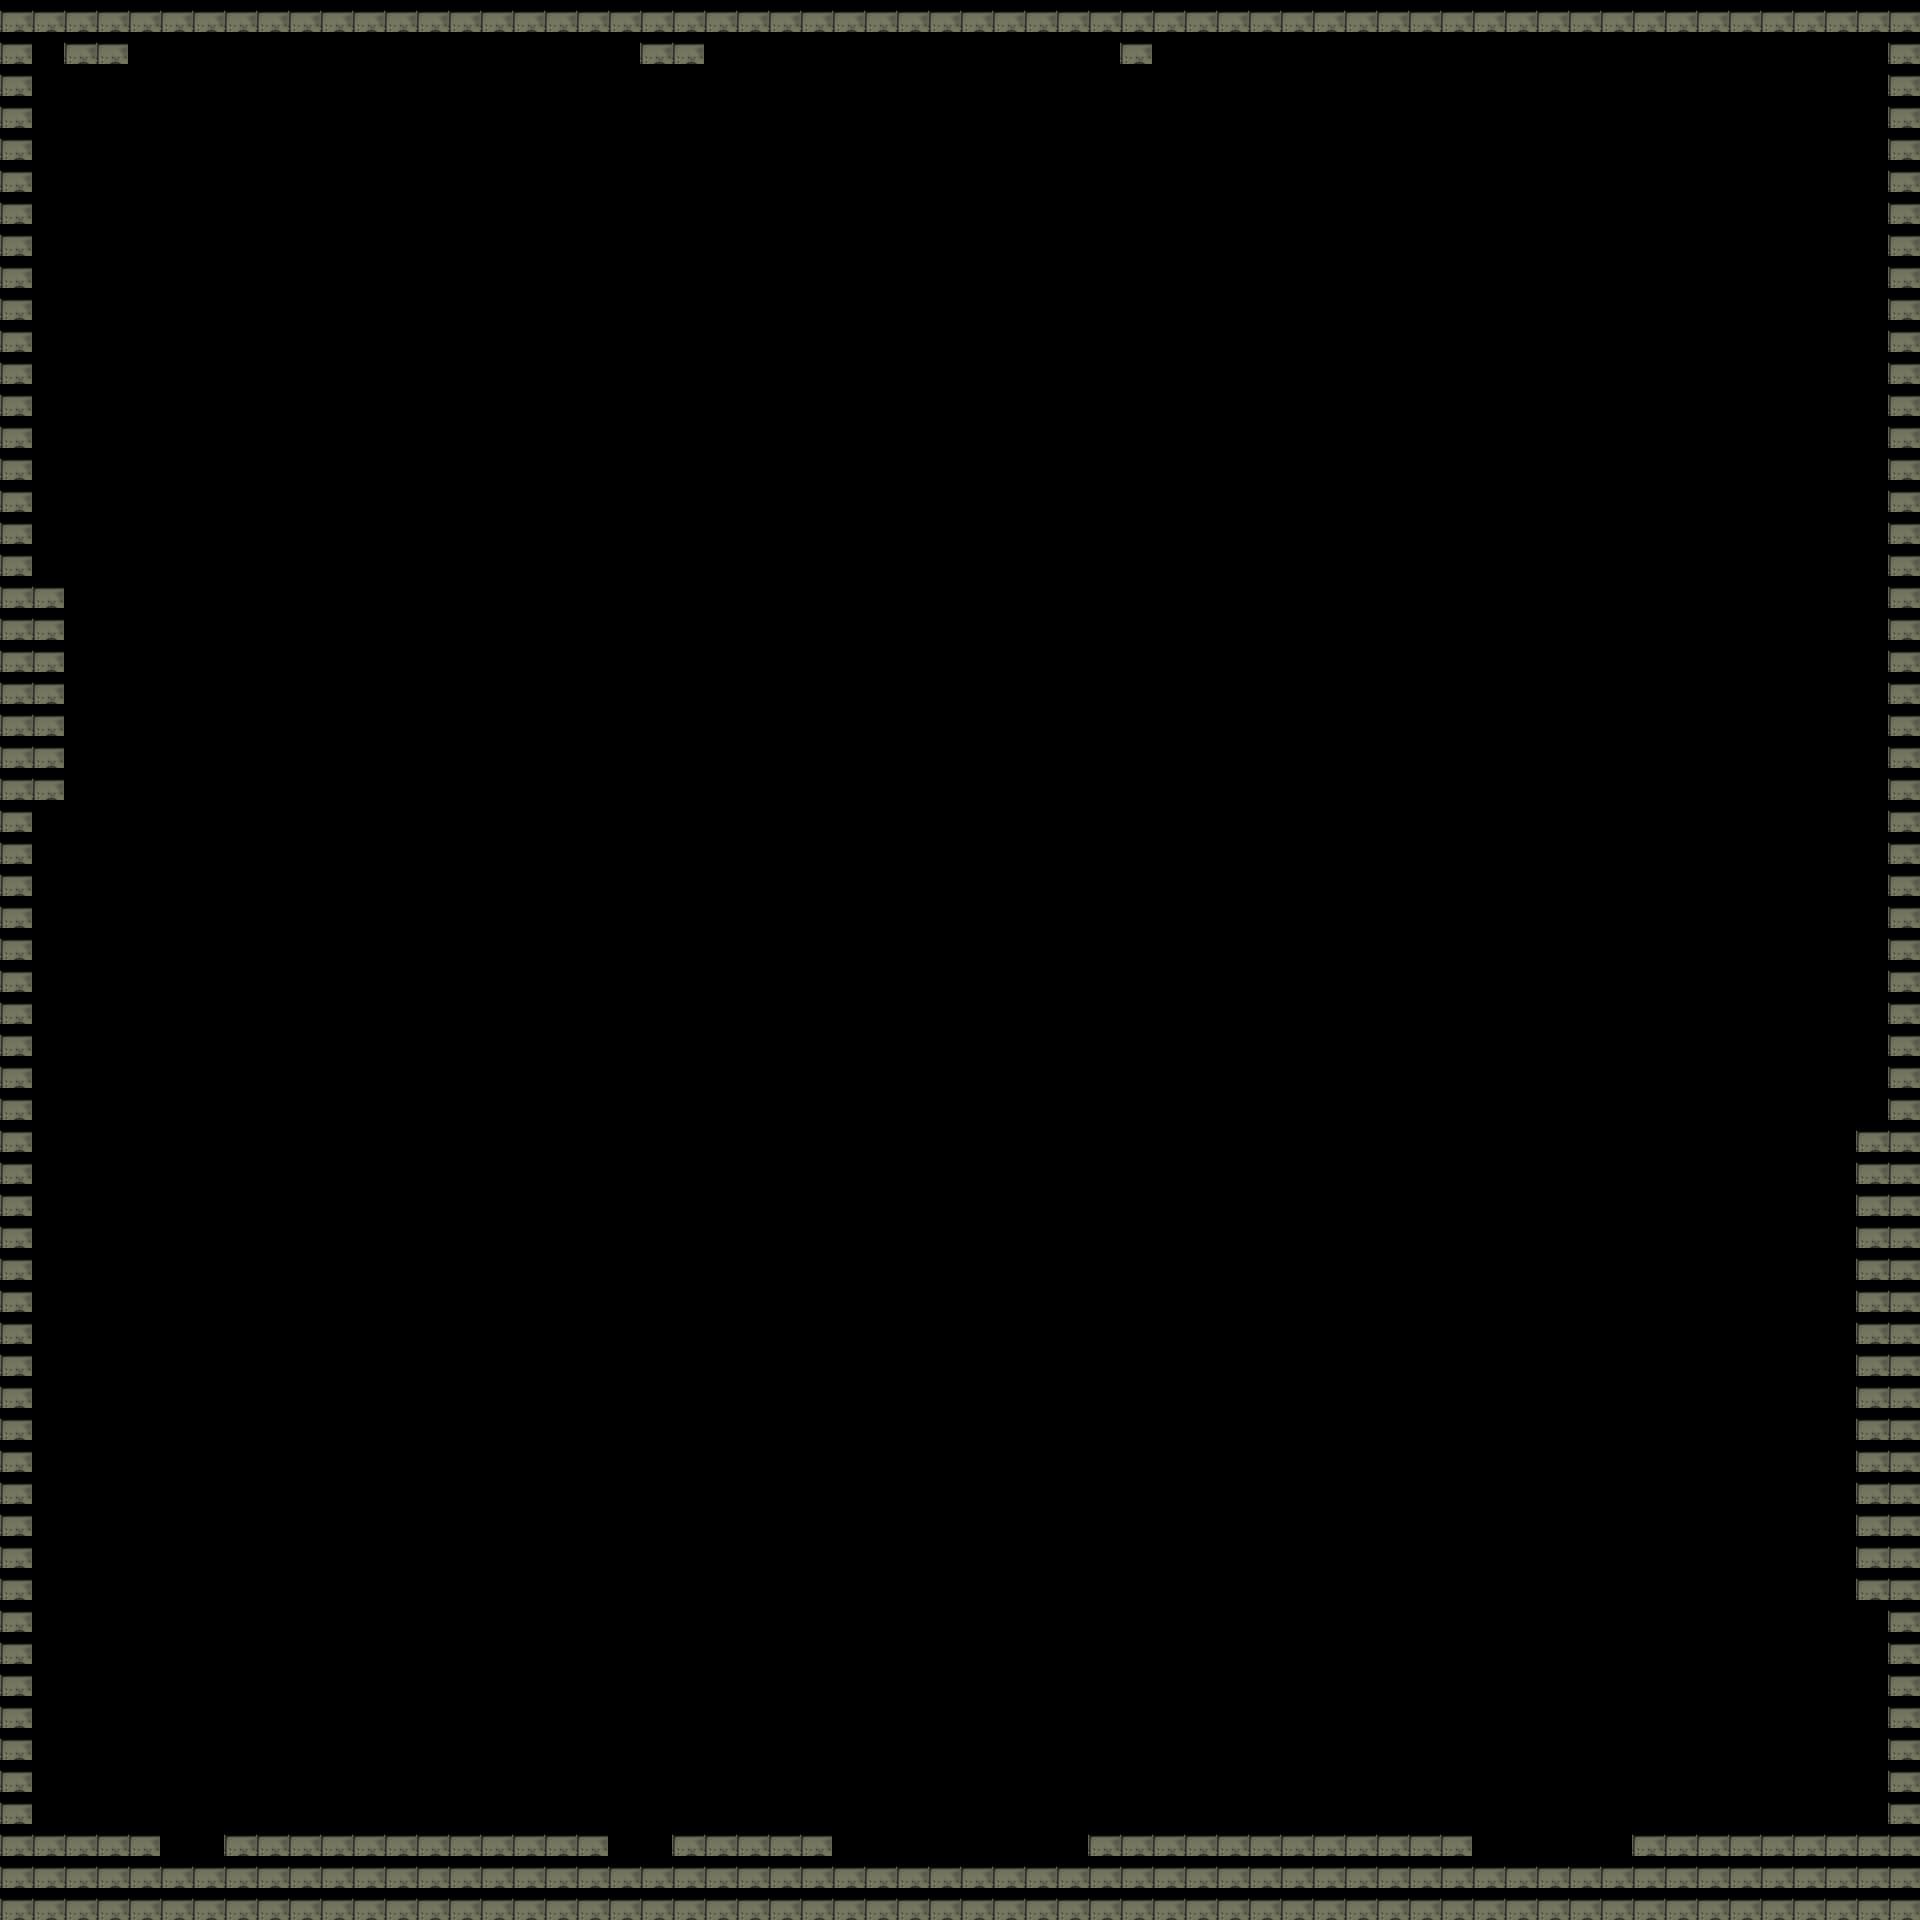

Below is a game level as drawn by its tile map, then a one-line description and the .tmx that defines it (tile-layer data replaced by summaries):
An orthogonal 60x60 tile map with 32x32 px tiles, 5 tile layers (Tile Layer 1, Tile Layer 2, Tile Layer 3, Tile Layer 4, ...).

<map version="1.0" orientation="orthogonal" renderorder="right-down" width="60" height="60" tilewidth="32" tileheight="32" nextobjectid="1">
 <tileset firstgid="1" name="Fulltank" tilewidth="32" tileheight="32" tilecount="28">
  <image source="../Documents/project-indie/Assets/Tiled/Fulltank.png" width="132" height="254" />
 </tileset>
 <layer name="Tile Layer 1" width="60" height="60">
  <data>[3600 cells, 301 non-empty, 1 distinct tile ids]</data>
 </layer>
 <layer name="Tile Layer 2" width="60" height="60">
  <data>[3600 cells, 301 non-empty, 1 distinct tile ids]</data>
 </layer>
 <layer name="Tile Layer 3" width="60" height="60">
  <data>[3600 cells, 362 non-empty, 1 distinct tile ids]</data>
 </layer>
 <layer name="Tile Layer 4" width="60" height="60">
  <data>[3600 cells, 301 non-empty, 1 distinct tile ids]</data>
 </layer>
 <layer name="Tile Layer 5" width="60" height="60">
  <data>[3600 cells, 301 non-empty, 1 distinct tile ids]</data>
 </layer>
</map>
